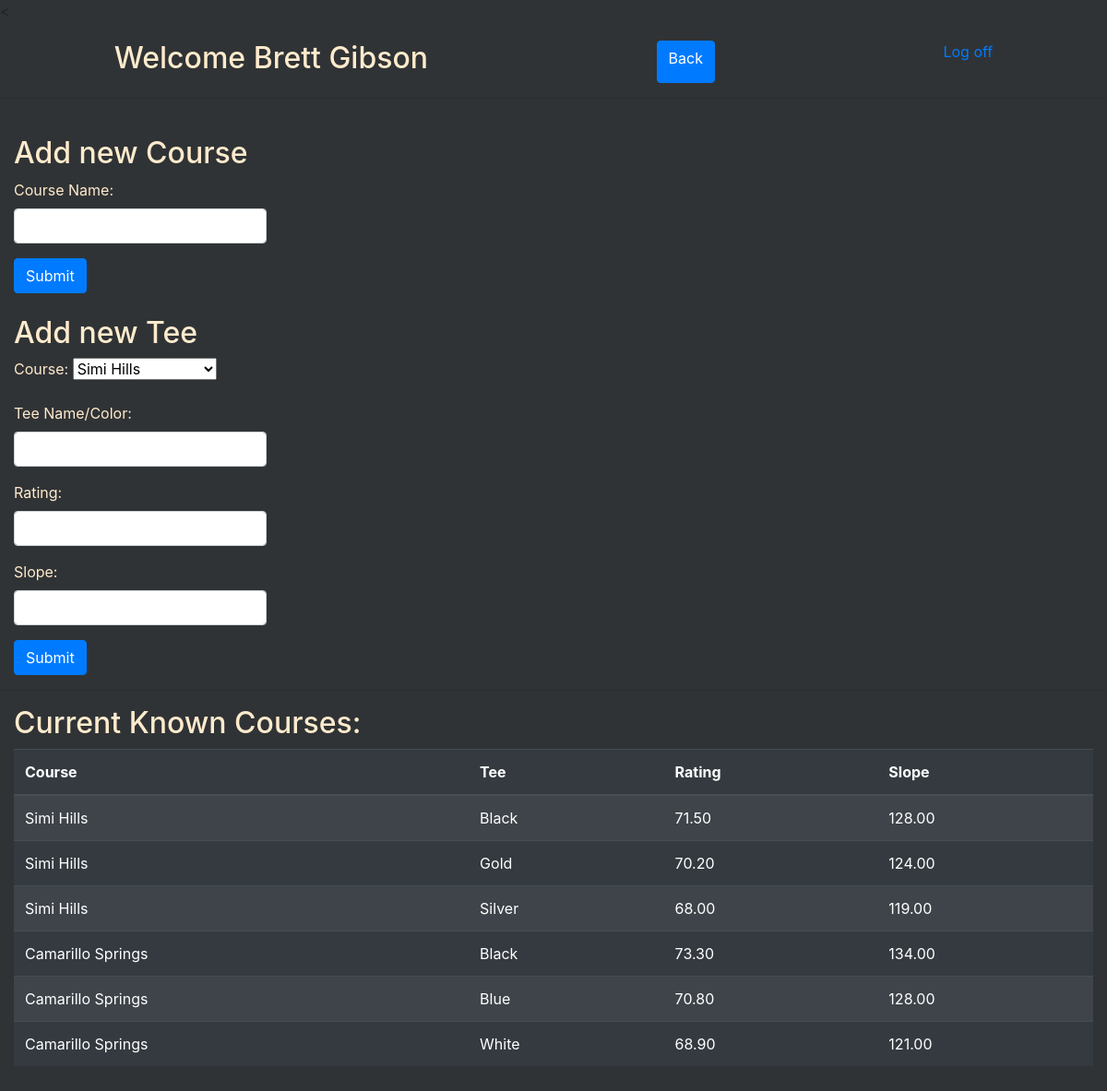
Page /hcp/new_course/ (signed in) on the committed database.
### login_reg_app/models.py (models this page shows, shortened)
class User(models.Model):
    first_name = models.CharField(max_length=20)
    last_name = models.CharField(max_length=20)
    email = models.EmailField(unique=True)
    password = models.CharField(max_length=20)
    created_at = models.DateTimeField(auto_now_add=True)
    updated_at = models.DateTimeField(auto_now=True)
    objects = UserManager()

### hcp_calc/models.py (models this page shows, shortened)
class Tee(models.Model):
    course = models.ForeignKey(Course, related_name='course', on_delete=models.CASCADE)
    teeName = models.CharField(max_length=10)
    rating = models.DecimalField(max_digits=4, decimal_places=2)
    slope = models.DecimalField(max_digits=5, decimal_places=2)

class Course(models.Model):
    name = models.CharField(max_length=200)
    def __str__(self):
        return self.name

### hcp_calc/views.py (the view)
# urls.py: path('new_course/', views.render_add_course),
def render_add_course(request):
    context = {
        'user': User.objects.get(id=request.session['user_id']),
        'courses': Course.objects.all(),
        'tees': Tee.objects.all(),
    }
    return render(request, 'add_course.html', context)

### hcp_calc/templates/add_course.html (shortened to what this page needs)
<!DOCTYPE html>
<html lang="en">
<head>
    <link rel="stylesheet" href="https://stackpath.bootstrapcdn.com/bootstrap/4.5.0/css/bootstrap.min.css">
    {% load static %}
    <link rel="stylesheet" href="{% static 'style.css' %}">
</head>
<body>
    <<nav>
        <h2>Welcome {{ user.first_name }} {{ user.last_name }}</h2>
        <a href="/hcp/" role="button" class="btn btn-primary">Back</a>
        <a href="/">Log off</a>
    </nav>
    <hr>
    <br>
    <div>
        <section class="col-md-12">
            <h2>Add new Course</h2>
            <form action="/hcp/add_course/" method="POST">
                <div class="form-group">
                    <label for="name">Course Name:</label>
                    <input type="text" name="name" id="name" class="form-control">
                </div>
                <button class="btn btn-primary">Submit</button>
            </form>
        </section>
    </div>
    <br>
    <div>
        <section class="col-md-12">
            <h2>Add new Tee</h2>
            <form action="/hcp/add_tee/" method="POST">
                <div class="form-group">
                    <label for="course">Course:</label>
                    <select name="course" id="course">
                        {% for course in courses %}
                        <option value="{{course.id}}">{{course.name}}</option>
                        {% endfor %}
                    </select>
                </div>
                <div class="form-group">
                    <label for="teeName">Tee Name/Color:</label>
                    <input type="text" name="teeName" id="teeName" class="form-control">
                </div>
                <div class="form-group">
                    <label for="rating">Rating:</label>
                    <input type="text" name="rating" id="rating" class="form-control">
                </div>
                <div class="form-group">
                    <label for="slope">Slope:</label>
                    <input type="text" name="slope" id="slope" class="form-control">
                </div>
                <button class="btn btn-primary">Submit</button>
            </form>
        </section>
    </div>
    <hr>
    <div>
        <section class="col-md-12">
            <h2>Current Known Courses:</h2>
            <table class="table table-dark table-striped">
                <thead>
                    <tr>
                        <th>Course</th>
                        <th>Tee</th>
                        <th>Rating</th>
                        <th>Slope</th>
                    </tr>
                </thead>
                <tbody>
                {% for tee in tees %}
                    <tr>
                        <td>{{ tee.course }}</td>
                        <td>{{ tee.teeName }}</td>
                        <td>{{ tee.rating }}</td>
                        <td>{{ tee.slope }}</td>
                    </tr>
                {% endfor %}
                </tbody>
            </table>
        </section>
    </div>
    <br>
    <br>
</body>
</html>

### login_reg_app/static/style.css (style rules this page uses)
body { background-color: rgb(48, 51, 53); }
nav { display: flex; justify-content: space-around; padding-top: 20px; }
h1,h2,h3,h4,h5,p,label,form { color: blanchedalmond; }
section { display: flexbox; }
.form-control { width: auto; }

### rows in the picture
User: first_name "Brett", last_name "Gibson"
Tee: course "Simi Hills", teeName "Black", rating "71.50", slope "128.00"
Tee: course "Simi Hills", teeName "Gold", rating "70.20", slope "124.00"
Tee: course "Simi Hills", teeName "Silver", rating "68.00", slope "119.00"
Tee: course "Camarillo Springs", teeName "Black", rating "73.30", slope "134.00"
Tee: course "Camarillo Springs", teeName "Blue", rating "70.80", slope "128.00"
Tee: course "Camarillo Springs", teeName "White", rating "68.90", slope "121.00"

### other values in the picture
form field course "Simi Hills"
